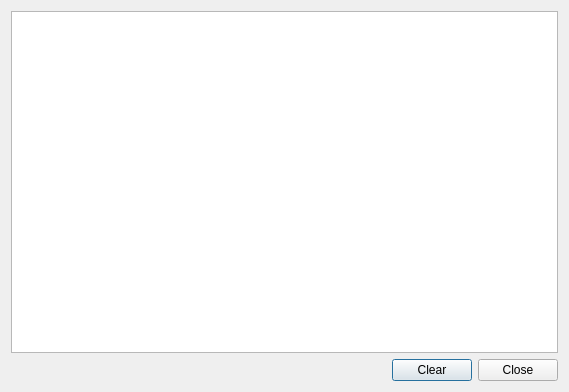
<?xml version="1.0" encoding="UTF-8"?>
<ui version="4.0">
 <class>FcodeMonitorDialog</class>
 <widget class="QDialog" name="FcodeMonitorDialog">
  <property name="geometry">
   <rect>
    <x>0</x>
    <y>0</y>
    <width>569</width>
    <height>392</height>
   </rect>
  </property>
  <property name="windowTitle">
   <string>F-Code Monitor</string>
  </property>
  <layout class="QGridLayout" name="gridLayout_2">
   <item row="0" column="0">
    <layout class="QGridLayout" name="gridLayout">
     <item row="0" column="0">
      <widget class="QPlainTextEdit" name="plainTextEdit"/>
     </item>
    </layout>
   </item>
   <item row="1" column="0">
    <layout class="QHBoxLayout" name="horizontalLayout">
     <item>
      <spacer name="horizontalSpacer">
       <property name="orientation">
        <enum>Qt::Horizontal</enum>
       </property>
       <property name="sizeHint" stdset="0">
        <size>
         <width>40</width>
         <height>20</height>
        </size>
       </property>
      </spacer>
     </item>
     <item>
      <widget class="QPushButton" name="clearButton">
       <property name="text">
        <string>Clear</string>
       </property>
      </widget>
     </item>
     <item>
      <widget class="QPushButton" name="closeButton">
       <property name="text">
        <string>Close</string>
       </property>
      </widget>
     </item>
    </layout>
   </item>
  </layout>
 </widget>
 <resources/>
 <connections/>
</ui>
